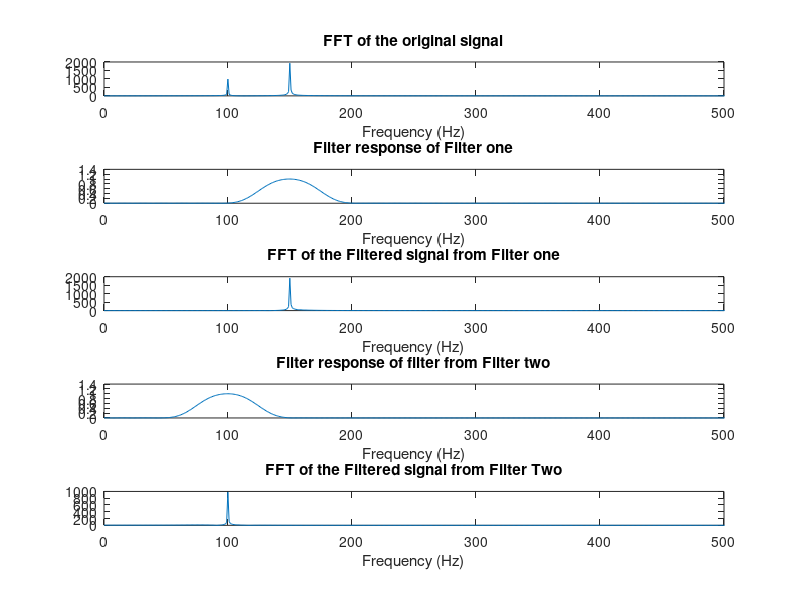

Recreate this plot in MATLAB. (Note: this script raises an error after producing the figure.)
close all;
clear all;
clc;

% Lab 10: Digital Filters

% The Freq response characterstic HWo (H omega) is responsible for behaviour of filter
% which depends upons the systems parameters like Coef. Ak and Bk

% Design: The determination the coefficients of FIR and IIR filters such that system close resembles the desiref freq response.


% Types:
    % IRR: Infinite Impluse Response
        % Have feeback
        % contains poles and zeros both
            % Can be unstable because T
            % Past output, past inputs can be considered with current input

    % FIR: Finite Impluse Response, 
        % Used when lineaer phase characterstics are require for passed band
        % non feedback involved
        % Cant be unstable because TF does not contain any poles (Freq response solely depends upon zeros)
        % only past inputs can be considered with current input


% FIR has lower nuber of cyclobe bands given same amount of parameters
% IIR filters are preferred due to lesser parameters, lesser computation power and complexity.


% IIR Digital filters Types:
    % Butterworth filter
        % Pass band is flat, roll of rate is 20db per decay.no ripple in stop band. Common in audio processing
    % Chebyshev Type I filter
        % order_of_filter/2 number of ripples in pass band only. Roll of rate is greater than Butterworth
    % Chebybshev Type II filter
    % Eliptic filter
        % Ripples in pass band as well as in stop band. Fastest transition from pass band to stop band (roll of rate)

% Commands (methods):
    % [b, a] = butter(N ,Wn )
    % fir(n, Wn)
    % where a and b are filter coef, N = Order of Filter, Wn = edge freq
    
    % [h, w] = freqz (b,a ,n) <=== freq response of digital filter
    % if n is not defined ==> default value of 512 samples is used
    % h is the freq response vector and w is the angular freq response

    % [b.a] = eqtlength(num, denom) 
    % equilize lengths of transfer function's numerator and denominator

    % tf2zp <== tranfers filter parameters to zero pole gain form


% Let's code
% freq of two input signals in Hz
F1 = 100;
F2 = 150;
Fs = 1000; % sampling freq
freqRangeHigh = [125 175]*2/Fs; % nomalized band pass high frequency filter range
freqRangeLow = [75 125]*2/Fs; % nomalized band pass low frequency filter range
t = 0:1/Fs:1; % time vector (time scale)
F = Fs*[0:length(t)-1]/length(t); % Freq vector (freq scale)
x = exp(i*2*pi*F1*t) + 2* exp(i*2*pi*F2*t); %signals 

% find Filter coef
% For IIR filter use butter command
% [bl, al] = butter(6, freqRangeLow); % order of low filter is 6    
% [bh, ah] = butter(6, freqRangeHigh); % order of high filter is 6    
% for FIR filter use filt1 with 64 poles
bl = fir1(64, freqRangeLow);
al = 1;
bh = fir1(64, freqRangeHigh);
ah = 1;

[hl, wl] = freqz(bl, al, length(t), "whole"); % freq response of the filter
[hh, wh] = freqz(bh, ah, length(t), "whole"); % freq response of the filter

% pass the signal through the filter twice (with 180 degrees shift)
yl = filtfilt(bl,al,x);
yh = filtfilt(bh,ah, x);

% Plotting
figure;
subplot(5,1,1);
plot(F, abs(fft(x)));
xlim([0 Fs/2]);
title("FFT of the original signal");
xlabel("Frequency (Hz)");

subplot(5,1,2);
plot(F, abs(hh));
xlim([0 Fs/2]);
title("Filter response of Filter one");
xlabel("Frequency (Hz)");

subplot(5,1,3);
plot(F, abs(fft(yh)));
xlim([0 Fs/2]);
title("FFT of the Filtered signal from Filter one");
xlabel("Frequency (Hz)");

subplot(5,1,4);
plot(F, abs(hl));
xlim([0 Fs/2]);
title("Filter response of filter from Filter two");
xlabel("Frequency (Hz)");

subplot(5,1,5);
plot(F, abs(fft(yl)));
xlim([0 Fs/2]);
title("FFT of the Filtered signal from Filter Two");
xlabel("Frequency (Hz)");

% Pole Zero Constellations
[bh, ah] = eqtflength(bh,ah);
[zh, ph, kh] = tf2zp(bh,ah);
[bl, al] = eqtflength(bl,al);
[zl, pl, kl] = tf2zp(bl,al);

figure;
subplot(1,2,1);
zplane(bl,al);
xlim([-1.5 1.5]);
ylim([-1.5 1.5]);
title("Filter One");

subplot(1,2,2);
zplane(bh,ah);
xlim([-1.5 1.5]);
ylim([-1.5 1.5]);
title("Filter Two");
